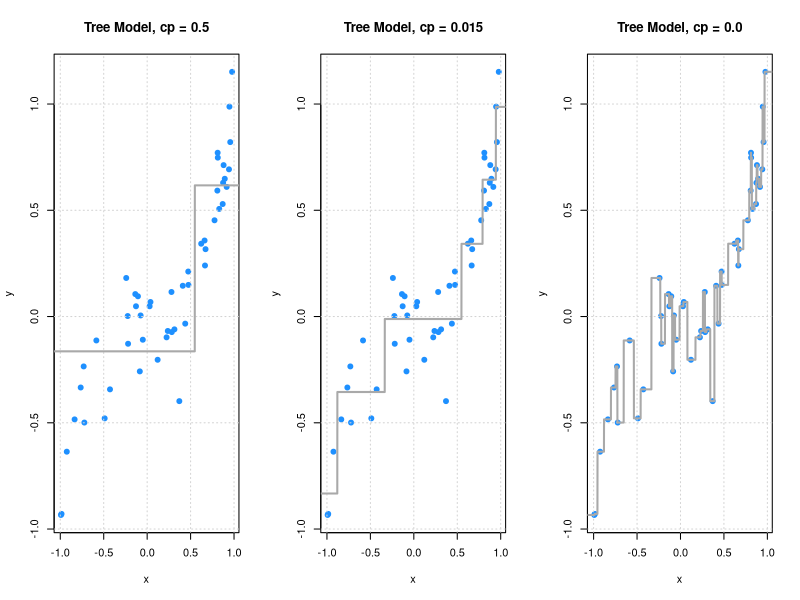
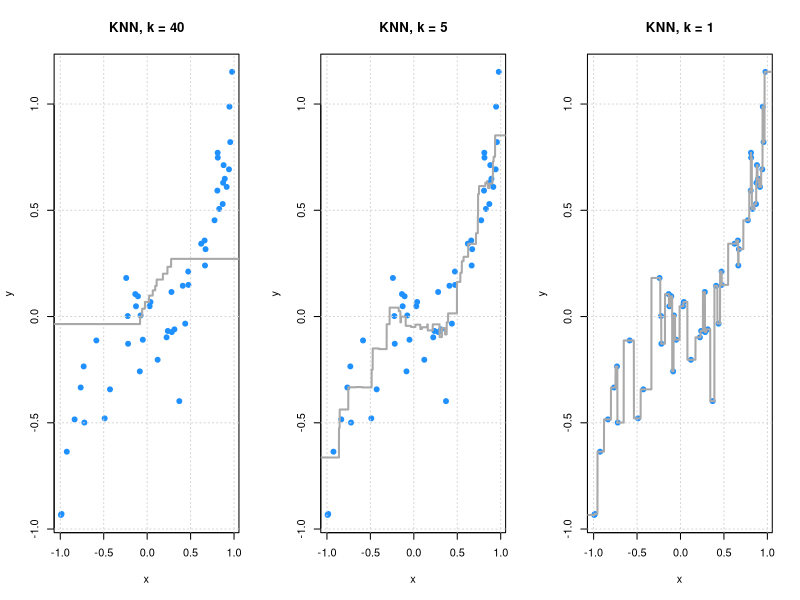
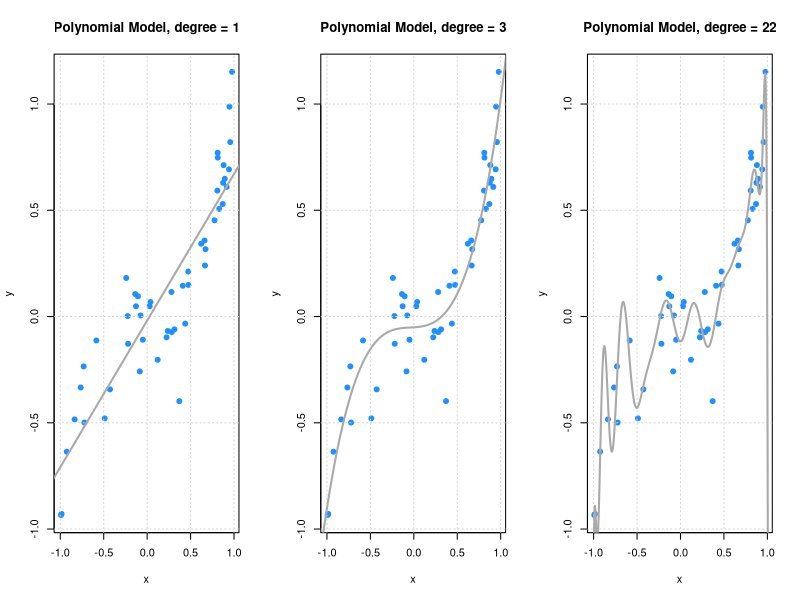

Reproduce these figures in R, in order.
## ---- chunk 1
## load packages
library(rpart)
library(FNN)
## ---- chunk 2
# simulate data

## signal
f = function(x) {
  x ^ 3
}

## define data generating process
get_sim_data = function(f, sample_size = 50) {
  x = runif(n = sample_size, min = -1, max = 1)
  y = rnorm(n = sample_size, mean = f(x), sd = 0.15)
  data.frame(x, y)
}

## simulate training data
set.seed(42)
sim_trn_data = get_sim_data(f = f)

## simulate testing data
set.seed(3)
sim_tst_data = get_sim_data(f = f)

## create grid for plotting
x_grid = data.frame(x = seq(-1.5, 1.5, 0.001))
## ---- chunk 3
# fit models

## tree models
tree_fit_l = rpart(y ~ x, data = sim_trn_data, 
                   control = rpart.control(cp = 0.500, minsplit = 2))
tree_fit_m = rpart(y ~ x, data = sim_trn_data, 
                   control = rpart.control(cp = 0.015, minsplit = 2))
tree_fit_h = rpart(y ~ x, data = sim_trn_data, 
                   control = rpart.control(cp = 0.000, minsplit = 2))

## knn models
knn_fit_l = knn.reg(train = sim_trn_data["x"], y = sim_trn_data$y, 
                    test = x_grid, k = 40)
knn_fit_m = knn.reg(train = sim_trn_data["x"], y = sim_trn_data$y, 
                    test = x_grid, k = 5)
knn_fit_h = knn.reg(train = sim_trn_data["x"], y = sim_trn_data$y, 
                    test = x_grid, k = 1)

## polynomial models
poly_fit_l = lm(y ~ poly(x,  1), data = sim_trn_data)
poly_fit_m = lm(y ~ poly(x,  3), data = sim_trn_data)
poly_fit_h = lm(y ~ poly(x, 22), data = sim_trn_data)
## ---- chunk 4
# get predictions

## tree models
tree_fit_l_pred = predict(tree_fit_l, newdata = x_grid)
tree_fit_m_pred = predict(tree_fit_m, newdata = x_grid)
tree_fit_h_pred = predict(tree_fit_h, newdata = x_grid)

## knn models
knn_fit_l_pred = knn_fit_l$pred
knn_fit_m_pred = knn_fit_m$pred
knn_fit_h_pred = knn_fit_h$pred

## polynomial models
poly_fit_l_pred = predict(poly_fit_l, newdata = x_grid)
poly_fit_m_pred = predict(poly_fit_m, newdata = x_grid)
poly_fit_h_pred = predict(poly_fit_h, newdata = x_grid)
## ---- chunk 5
# plot fitted trees

par(mfrow = c(1, 3))
plot(y ~ x, data = sim_trn_data, col = "dodgerblue", pch = 20, 
     main = "Tree Model, cp = 0.5", cex = 1.5)
grid()
lines(x_grid$x, tree_fit_l_pred, col = "darkgrey",  lwd = 2)

plot(y ~ x, data = sim_trn_data, col = "dodgerblue", pch = 20,
     main = "Tree Model, cp = 0.015", cex = 1.5)
grid()
lines(x_grid$x, tree_fit_m_pred, col = "darkgrey",  lwd = 2)

plot(y ~ x, data = sim_trn_data, col = "dodgerblue", pch = 20, 
     main = "Tree Model, cp = 0.0", cex = 1.5)
grid()
lines(x_grid$x, tree_fit_h_pred, col = "darkgrey",  lwd = 2)
## ---- chunk 6
# plot fitted KNN

par(mfrow = c(1, 3))
plot(y ~ x, data = sim_trn_data, col = "dodgerblue", pch = 20, 
     main = "KNN, k = 40", cex = 1.5)
grid()
lines(x_grid$x, knn_fit_l_pred, col = "darkgrey",  lwd = 2)

plot(y ~ x, data = sim_trn_data, col = "dodgerblue", pch = 20,
     main = "KNN, k = 5", cex = 1.5)
grid()
lines(x_grid$x, knn_fit_m_pred, col = "darkgrey",  lwd = 2)

plot(y ~ x, data = sim_trn_data, col = "dodgerblue", pch = 20, 
     main = "KNN, k = 1", cex = 1.5)
grid()
lines(x_grid$x, knn_fit_h_pred, col = "darkgrey",  lwd = 2)
## ---- chunk 7
# plot fitted polynomials
par(mfrow = c(1, 3))
plot(y ~ x, data = sim_trn_data, col = "dodgerblue", pch = 20, 
     main = "Polynomial Model, degree = 1", cex = 1.5)
grid()
lines(x_grid$x, poly_fit_l_pred, col = "darkgrey",  lwd = 2)

plot(y ~ x, data = sim_trn_data, col = "dodgerblue", pch = 20,
     main = "Polynomial Model, degree = 3", cex = 1.5)
grid()
lines(x_grid$x, poly_fit_m_pred, col = "darkgrey",  lwd = 2)

plot(y ~ x, data = sim_trn_data, col = "dodgerblue", pch = 20, 
     main = "Polynomial Model, degree = 22", cex = 1.5)
grid()
lines(x_grid$x, poly_fit_h_pred, col = "darkgrey",  lwd = 2)
